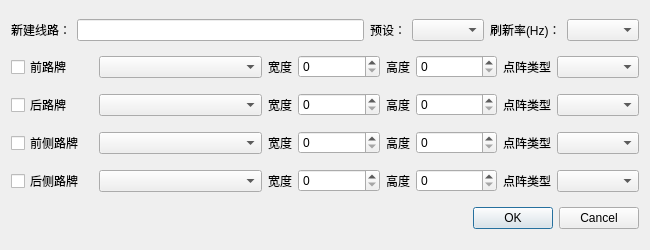
<?xml version="1.0" encoding="UTF-8"?>
<ui version="4.0">
 <class>NewALine</class>
 <widget class="QDialog" name="NewALine">
  <property name="geometry">
   <rect>
    <x>0</x>
    <y>0</y>
    <width>650</width>
    <height>250</height>
   </rect>
  </property>
  <property name="minimumSize">
   <size>
    <width>650</width>
    <height>250</height>
   </size>
  </property>
  <property name="windowTitle">
   <string>Dialog</string>
  </property>
  <layout class="QVBoxLayout" name="verticalLayout">
   <item>
    <layout class="QHBoxLayout" name="horizontalLayout_5">
     <item>
      <widget class="QLabel" name="label">
       <property name="text">
        <string>新建线路：</string>
       </property>
      </widget>
     </item>
     <item>
      <widget class="QLineEdit" name="lineEdit"/>
     </item>
     <item>
      <widget class="QLabel" name="label_2">
       <property name="text">
        <string>预设：</string>
       </property>
      </widget>
     </item>
     <item>
      <widget class="QComboBox" name="combo_Preset"/>
     </item>
     <item>
      <widget class="QLabel" name="label_11">
       <property name="maximumSize">
        <size>
         <width>800</width>
         <height>800</height>
        </size>
       </property>
       <property name="text">
        <string>刷新率(Hz)：</string>
       </property>
      </widget>
     </item>
     <item>
      <widget class="QComboBox" name="combo_FlushRate"/>
     </item>
    </layout>
   </item>
   <item>
    <layout class="QHBoxLayout" name="horizontalLayout" stretch="1,2,0,1,0,1,0,1">
     <item>
      <widget class="QCheckBox" name="chk_FrontScreen">
       <property name="text">
        <string>前路牌　</string>
       </property>
      </widget>
     </item>
     <item>
      <widget class="QComboBox" name="combo_FrontColor"/>
     </item>
     <item>
      <widget class="QLabel" name="label_3">
       <property name="text">
        <string>宽度</string>
       </property>
      </widget>
     </item>
     <item>
      <widget class="QSpinBox" name="spin_FrontWidth"/>
     </item>
     <item>
      <widget class="QLabel" name="label_4">
       <property name="text">
        <string>高度</string>
       </property>
      </widget>
     </item>
     <item>
      <widget class="QSpinBox" name="spin_FrontHeight"/>
     </item>
     <item>
      <widget class="QLabel" name="label_12">
       <property name="text">
        <string>点阵类型</string>
       </property>
      </widget>
     </item>
     <item>
      <widget class="QComboBox" name="combo_FLedTyoe"/>
     </item>
    </layout>
   </item>
   <item>
    <layout class="QHBoxLayout" name="horizontalLayout_2" stretch="1,2,0,1,0,1,0,1">
     <item>
      <widget class="QCheckBox" name="chk_BackScreen">
       <property name="text">
        <string>后路牌　</string>
       </property>
      </widget>
     </item>
     <item>
      <widget class="QComboBox" name="combo_BackColor"/>
     </item>
     <item>
      <widget class="QLabel" name="label_6">
       <property name="text">
        <string>宽度</string>
       </property>
      </widget>
     </item>
     <item>
      <widget class="QSpinBox" name="spin_BackWidth"/>
     </item>
     <item>
      <widget class="QLabel" name="label_5">
       <property name="text">
        <string>高度</string>
       </property>
      </widget>
     </item>
     <item>
      <widget class="QSpinBox" name="spin_BackHeight"/>
     </item>
     <item>
      <widget class="QLabel" name="label_13">
       <property name="text">
        <string>点阵类型</string>
       </property>
      </widget>
     </item>
     <item>
      <widget class="QComboBox" name="combo_BLedTyoe"/>
     </item>
    </layout>
   </item>
   <item>
    <layout class="QHBoxLayout" name="horizontalLayout_3" stretch="1,2,0,1,0,1,0,1">
     <item>
      <widget class="QCheckBox" name="chk_FrontSideScreen">
       <property name="text">
        <string>前侧路牌</string>
       </property>
      </widget>
     </item>
     <item>
      <widget class="QComboBox" name="combo_FrontSideColor"/>
     </item>
     <item>
      <widget class="QLabel" name="label_8">
       <property name="text">
        <string>宽度</string>
       </property>
      </widget>
     </item>
     <item>
      <widget class="QSpinBox" name="spin_FrontSideWidth"/>
     </item>
     <item>
      <widget class="QLabel" name="label_7">
       <property name="text">
        <string>高度</string>
       </property>
      </widget>
     </item>
     <item>
      <widget class="QSpinBox" name="spin_FrontSideHeight"/>
     </item>
     <item>
      <widget class="QLabel" name="label_14">
       <property name="text">
        <string>点阵类型</string>
       </property>
      </widget>
     </item>
     <item>
      <widget class="QComboBox" name="combo_FSLedTyoe"/>
     </item>
    </layout>
   </item>
   <item>
    <layout class="QHBoxLayout" name="horizontalLayout_4" stretch="1,2,0,1,0,1,0,1">
     <item>
      <widget class="QCheckBox" name="chk_BackSideScreen">
       <property name="text">
        <string>后侧路牌</string>
       </property>
      </widget>
     </item>
     <item>
      <widget class="QComboBox" name="combo_BackSideColor"/>
     </item>
     <item>
      <widget class="QLabel" name="label_10">
       <property name="text">
        <string>宽度</string>
       </property>
      </widget>
     </item>
     <item>
      <widget class="QSpinBox" name="spin_BackSideWidth"/>
     </item>
     <item>
      <widget class="QLabel" name="label_9">
       <property name="text">
        <string>高度</string>
       </property>
      </widget>
     </item>
     <item>
      <widget class="QSpinBox" name="spin_BackSideHeight"/>
     </item>
     <item>
      <widget class="QLabel" name="label_15">
       <property name="text">
        <string>点阵类型</string>
       </property>
      </widget>
     </item>
     <item>
      <widget class="QComboBox" name="combo_BSLedTyoe"/>
     </item>
    </layout>
   </item>
   <item>
    <widget class="QDialogButtonBox" name="buttonBox">
     <property name="orientation">
      <enum>Qt::Horizontal</enum>
     </property>
     <property name="standardButtons">
      <set>QDialogButtonBox::Cancel|QDialogButtonBox::Ok</set>
     </property>
    </widget>
   </item>
  </layout>
 </widget>
 <resources/>
 <connections>
  <connection>
   <sender>buttonBox</sender>
   <signal>accepted()</signal>
   <receiver>NewALine</receiver>
   <slot>accept()</slot>
   <hints>
    <hint type="sourcelabel">
     <x>248</x>
     <y>254</y>
    </hint>
    <hint type="destinationlabel">
     <x>157</x>
     <y>274</y>
    </hint>
   </hints>
  </connection>
  <connection>
   <sender>buttonBox</sender>
   <signal>rejected()</signal>
   <receiver>NewALine</receiver>
   <slot>reject()</slot>
   <hints>
    <hint type="sourcelabel">
     <x>316</x>
     <y>260</y>
    </hint>
    <hint type="destinationlabel">
     <x>286</x>
     <y>274</y>
    </hint>
   </hints>
  </connection>
 </connections>
</ui>
